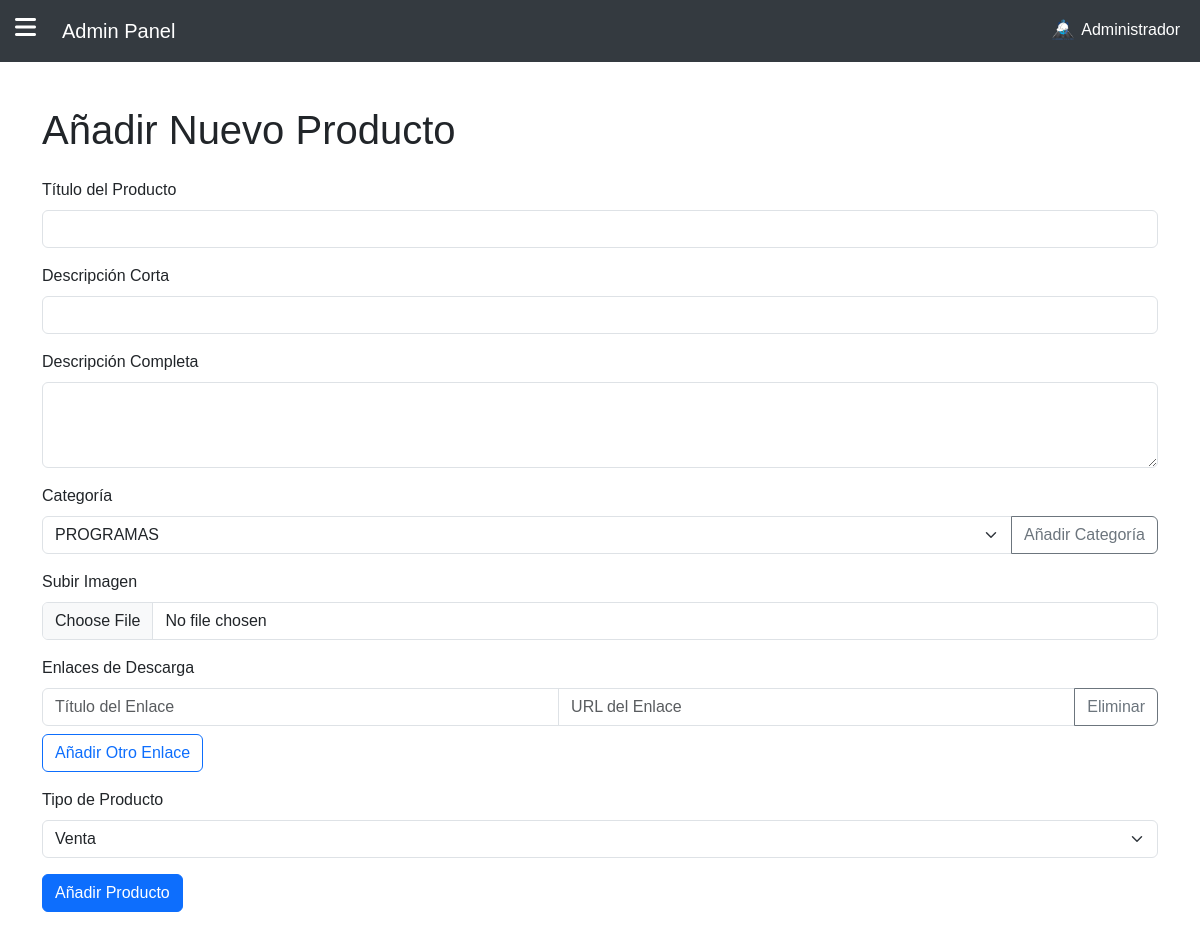
The app's page /admin/add_product (signed in) with its own data.
### app.py (models this page shows, shortened)
class User(db.Model):
    id = db.Column(db.Integer, primary_key=True)
    email = db.Column(db.String(120), unique=True, nullable=False)
    password = db.Column(db.String(200), nullable=False)
    is_superadmin = db.Column(db.Boolean, default=False)
    full_name = db.Column(db.String(150), nullable=True, default="Administrador")
    bio = db.Column(db.Text, nullable=True)
    contact_number = db.Column(db.String(20), nullable=True)
    profile_picture = db.Column(db.String(200), nullable=True, default="default_profile.png")

### app.py (the view, shortened to what this page needs)
@app.route('/admin/add_product', methods=['GET', 'POST'])
@login_required
def add_product():
    user = User.query.get(session['user_id'])
    categories = Category.query.all()
    selected_category = request.args.get('selected_category', None)
    return render_template('admin/add_product.html', categories=categories, is_superadmin=user.is_superadmin, selected_category=selected_category, admin=user)

### app.py (called while the page is built)
def login_required(f):
    @wraps(f)
    def decorated_function(*args, **kwargs):
        if 'user_id' not in session:
            session['next'] = request.url
            return redirect(url_for('login'))
        return f(*args, **kwargs)
    return decorated_function

@app.context_processor
def inject_user():
    user_id = session.get('user_id')
    user_type = session.get('user_type')
    if user_id:
        if user_type == 'admin':
            admin = User.query.get(user_id)
            if admin:
                return {'admin': admin}
        elif user_type == 'regular':
            user = RegularUser.query.get(user_id)
            if user:
                return {'user': user}
    return {}

### templates/admin/add_product.html (shortened to what this page needs)
{% extends "base.html" %}
{% block content %}
<h1 class="mb-4">Añadir Nuevo Producto</h1>
<form action="{{ url_for('add_product') }}" method="post" enctype="multipart/form-data">
    <div class="mb-3">
        <label for="title" class="form-label">Título del Producto</label>
        <input type="text" class="form-control" id="title" name="title" required>
    </div>
    <div class="mb-3">
        <label for="short_description" class="form-label">Descripción Corta</label>
        <input type="text" class="form-control" id="short_description" name="short_description" required>
    </div>
    <div class="mb-3">
        <label for="full_description" class="form-label">Descripción Completa</label>
        <textarea class="form-control" id="full_description" name="full_description" rows="3" required></textarea>
    </div>
    <div class="mb-3">
        <label for="category_id" class="form-label">Categoría</label>
        <div class="input-group">
            <select class="form-select" id="category_id" name="category_id" required>
                {% for category in categories %}
                <option value="{{ category.id }}" {% if category.id == selected_category %}selected{% endif %}>{{ category.name }}</option>
                {% endfor %}
            </select>
            {% if is_superadmin %}
            <button type="button" class="btn btn-outline-secondary" data-bs-toggle="modal" data-bs-target="#addCategoryModal">Añadir Categoría</button>
            {% endif %}
        </div>
    </div>
    <div class="mb-3">
        <label for="image" class="form-label">Subir Imagen</label>
        <input type="file" class="form-control" id="image" name="image" required>
    </div>
    <div class="mb-3">
        <label for="download_links" class="form-label">Enlaces de Descarga</label>
        <div id="download_links_container">
            <div class="input-group mb-2">
                <input type="text" class="form-control" name="link_titles[]" placeholder="Título del Enlace" required>
                <input type="text" class="form-control" name="download_links[]" placeholder="URL del Enlace" required>
                <button type="button" class="btn btn-outline-secondary remove-link">Eliminar</button>
            </div>
        </div>
        <button type="button" id="add_link" class="btn btn-outline-primary">Añadir Otro Enlace</button>
    </div>
    <div class="mb-3">
        <label for="product_type" class="form-label">Tipo de Producto</label>
        <select class="form-select" id="product_type" name="product_type" required>
            <option value="venta">Venta</option>
        </select>
    </div>
    <button type="submit" class="btn btn-primary">Añadir Producto</button>
</form>
{% endblock %}

### templates/base.html (shortened to what this page needs)
<!DOCTYPE html>
<html lang="es">
<head>
    <link href="https://cdn.jsdelivr.net/npm/bootstrap@5.3.0/dist/css/bootstrap.min.css" rel="stylesheet">
    <link rel="stylesheet" href="https://cdnjs.cloudflare.com/ajax/libs/font-awesome/6.0.0-beta3/css/all.min.css">
</head>
<body>
    <div class="menu-toggle" id="menu-toggle">
        <i class="fas fa-bars"></i>
    </div>
    <nav class="navbar navbar-expand-lg navbar-dark">
        <div class="container-fluid">
            <a class="navbar-brand" href="{{ url_for('dashboard') }}">Admin Panel</a>
            <div class="collapse navbar-collapse">
                <ul class="navbar-nav ms-auto">
                    <li class="nav-item dropdown">
                        <a class="nav-link dropdown-toggle" href="#" id="navbarDropdownAdmin" role="button" data-bs-toggle="dropdown" aria-expanded="false">
                            {% if admin and admin.profile_picture %}
                            <img src="{{ url_for('uploaded_file', filename=admin.profile_picture) }}" alt="Foto de Perfil" class="rounded-circle" width="30" height="30">
                            {% else %}
                            <img src="{{ url_for('static', filename='images/default_user.png') }}" alt="Foto de Perfil Predeterminada" class="rounded-circle" width="30" height="30">
                            {% endif %}
                            {{ admin.full_name or 'Perfil' }}
                        </a>
                    </li>
                </ul>
            </div>
        </div>
    </nav>
    <div class="content" id="content">
        <div class="container mt-4">
            {% block content %}{% endblock %}
        </div>
    </div>
</body>
</html>

### templates/base.html (style rules this page uses)
body { margin: 0; padding: 0; font-family: Arial, sans-serif; overflow-x: hidden; }
.navbar { background-color: #343a40; }
.navbar .nav-link, .navbar .navbar-brand { color: white !important; }
.content { margin-left: 0; padding: 20px; transition: margin-left 0.3s; }
.menu-toggle { cursor: pointer; color: white; font-size: 24px; position: absolute; top: 15px; left: 15px; z-index: 1100; display: flex; align-items: center; }
.navbar-brand { margin-left: 50px; }
.dropdown-toggle::after { display: none; }
.navbar-collapse { flex-grow: 0; }
.navbar .navbar-nav .nav-item { margin-left: 20px; }

### records on screen
User: profile_picture (picture), full_name "Administrador"

### other values on screen
form field category_id "PROGRAMAS"
